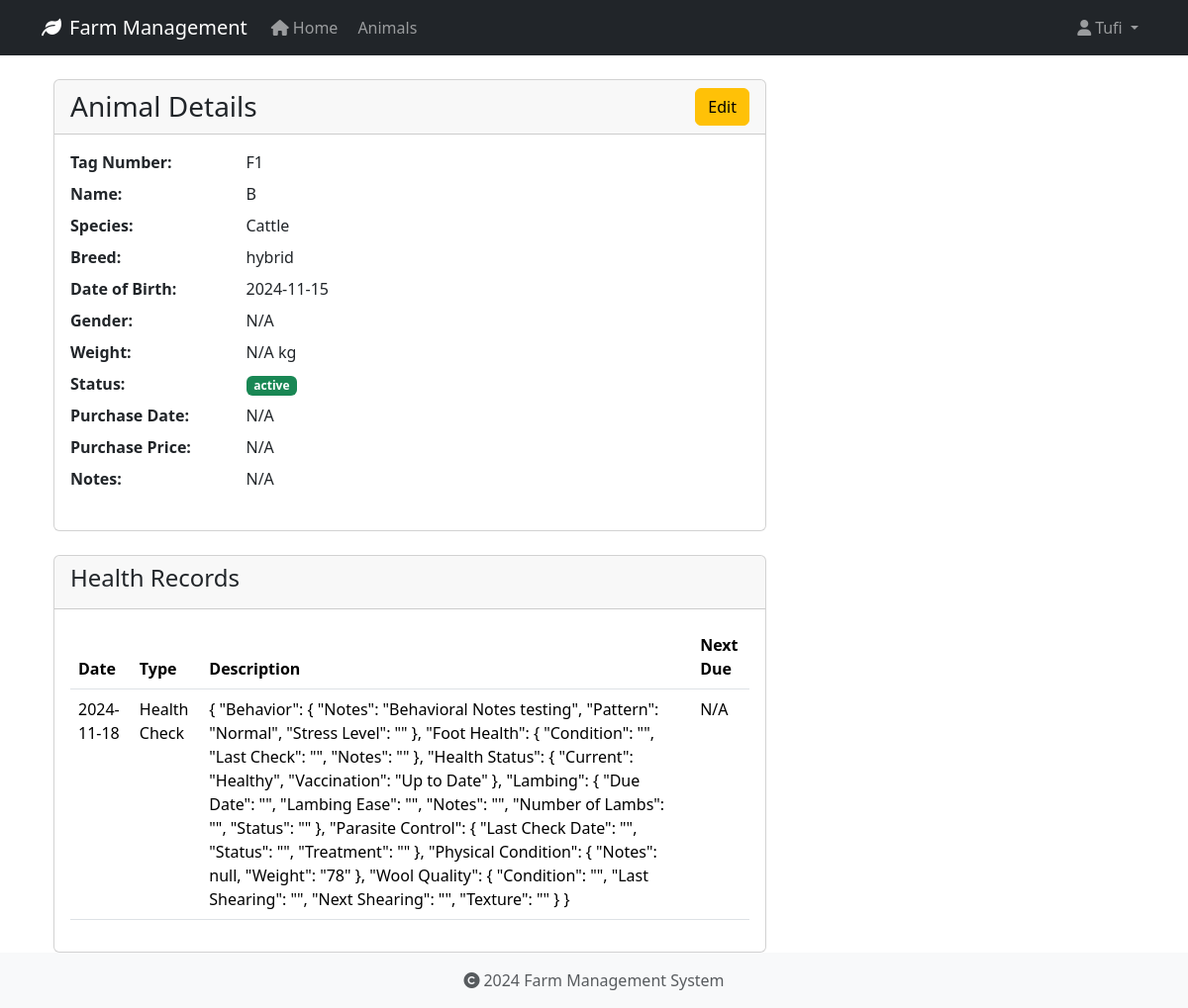
The app's page /animals/3 (signed in), older data.
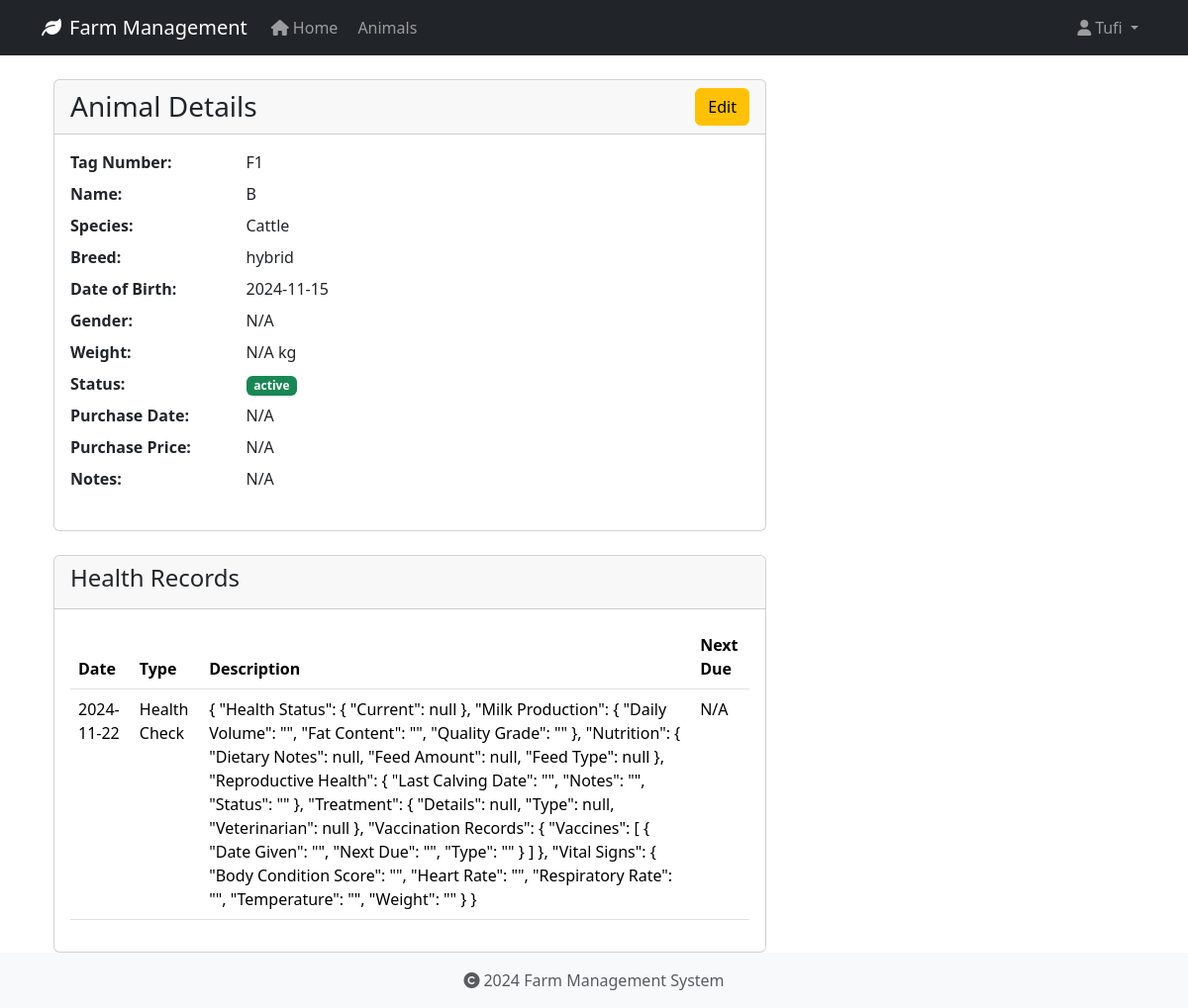
The same page, newer data.
### app/models/user.py (models this page shows, shortened)
class User(UserMixin, db.Model):
    id = db.Column(db.Integer, primary_key=True)
    username = db.Column(db.String(80), unique=True, nullable=False)
    email = db.Column(db.String(120), unique=True, nullable=False)
    password_hash = db.Column(db.String(128))
    role = db.Column(db.String(20), default='user')
    created_at = db.Column(db.DateTime, default=datetime.utcnow)
    last_login = db.Column(db.DateTime)
    is_active = db.Column(db.Boolean, default=True)
    first_name = db.Column(db.String(50))
    last_name = db.Column(db.String(50))
    reset_token = db.Column(db.String(100), unique=True)  # Store password reset token
    reset_token_expiration = db.Column(db.DateTime)       # Store token expiration time

### app/models/animal.py (models this page shows, shortened)
class Animal(db.Model):
    id = db.Column(db.Integer, primary_key=True)
    tag_number = db.Column(db.String(50), unique=True, nullable=False, index=True)
    name = db.Column(db.String(100), nullable=True)  # Explicitly mark as nullable
    species = db.Column(db.String(50), nullable=False, index=True)
    breed = db.Column(db.String(50), nullable=True)
    date_of_birth = db.Column(db.Date, nullable=True)
    gender = db.Column(db.String(20), nullable=True)
    weight = db.Column(db.Float, nullable=True)
    status = db.Column(db.String(20), default='active', nullable=False)
    purchase_date = db.Column(db.Date, nullable=True)
    purchase_price = db.Column(db.Float, nullable=True)
    notes = db.Column(db.Text, nullable=True)
    created_at = db.Column(db.DateTime, default=datetime.utcnow, nullable=False)
    updated_at = db.Column(db.DateTime, default=datetime.utcnow, onupdate=datetime.utcnow, nullable=False)
    wool_type = db.Column(db.String(50), nullable=True)
    last_shearing = db.Column(db.Date, nullable=True)
    fleece_weight = db.Column(db.Float, nullable=True)
    wool_grade = db.Column(db.String(20), nullable=True)
    lambing_status = db.Column(db.String(50), nullable=True)
    lambing_date = db.Column(db.Date, nullable=True)
    milk_production = db.Column(db.Float, nullable=True)
    last_milking = db.Column(db.Date, nullable=True)  # Changed from DateTime to Date
    milk_quality = db.Column(db.String(20), nullable=True)
    calving_status = db.Column(db.String(50), nullable=True)
    calving_date = db.Column(db.Date, nullable=True)
    milk_fat_content = db.Column(db.Float, nullable=True)
    egg_production = db.Column(db.Integer, nullable=True)
    egg_color = db.Column(db.String(20), nullable=True)
    comb_type = db.Column(db.String(20), nullable=True)
    laying_status = db.Column(db.String(20), nullable=True)
    last_laying_date = db.Column(db.Date, nullable=True)
    egg_size = db.Column(db.String(20), nullable=True)
    category = db.Column(db.String(50), nullable=True)
    special_needs = db.Column(db.Text, nullable=True)
    diet_requirements = db.Column(db.Text, nullable=True)
    habitat = db.Column(db.String(100), nullable=True)
    health_records = db.relationship('HealthRecord', backref='animal', lazy=True, cascade='all, delete-orphan')

class HealthRecord(db.Model):
    id = db.Column(db.Integer, primary_key=True)
    animal_id = db.Column(db.Integer, db.ForeignKey('animal.id', ondelete='CASCADE'), nullable=False)
    record_type = db.Column(db.String(50), nullable=False)  # Made nullable=False
    date = db.Column(db.Date, nullable=False)
    description = db.Column(db.Text, nullable=True)
    treatment = db.Column(db.Text, nullable=True)
    cost = db.Column(db.Float, nullable=True)
    next_due_date = db.Column(db.Date, nullable=True)
    created_at = db.Column(db.DateTime, default=datetime.utcnow, nullable=False)
    created_by_id = db.Column(db.Integer, db.ForeignKey('user.id', ondelete='SET NULL'), nullable=True)

### app/routes/animals.py (the view)
@bp.route('/<int:id>')
@login_required
def view(id):
    animal = Animal.query.get_or_404(id)
    return render_template('animals/view.html', animal=animal)

### app/models/user.py (called while the page is built)
@login_manager.user_loader
def load_user(user_id):
    return User.query.get(int(user_id))

### app/templates/animals/view.html (shortened to what this page needs)
{% extends "base.html" %}
{% block content %}
<div class="container">
    <div class="row">
        <div class="col-md-8">
            <div class="card">
                <div class="card-header">
                    <div class="d-flex justify-content-between align-items-center">
                        <h3 class="card-title mb-0">Animal Details</h3>
                        <a href="{{ url_for('animals.edit', id=animal.id) }}" class="btn btn-warning">Edit</a>
                    </div>
                </div>
                <div class="card-body">
                    <dl class="row">
                        <dt class="col-sm-3">Tag Number:</dt>
                        <dd class="col-sm-9">{{ animal.tag_number }}</dd>
                        <dt class="col-sm-3">Name:</dt>
                        <dd class="col-sm-9">{{ animal.name or 'N/A' }}</dd>
                        <dt class="col-sm-3">Species:</dt>
                        <dd class="col-sm-9">{{ animal.species }}</dd>
                        <dt class="col-sm-3">Breed:</dt>
                        <dd class="col-sm-9">{{ animal.breed or 'N/A' }}</dd>
                        <dt class="col-sm-3">Date of Birth:</dt>
                        <dd class="col-sm-9">{{ animal.date_of_birth.strftime('%Y-%m-%d') if animal.date_of_birth else 'N/A' }}</dd>
                        <dt class="col-sm-3">Gender:</dt>
                        <dd class="col-sm-9">{{ animal.gender or 'N/A' }}</dd>
                        <dt class="col-sm-3">Weight:</dt>
                        <dd class="col-sm-9">{{ animal.weight|round(2) if animal.weight else 'N/A' }} kg</dd>
                        <dt class="col-sm-3">Status:</dt>
                        <dd class="col-sm-9">
                            <span class="badge {% if animal.status == 'active' %}bg-success{% else %}bg-secondary{% endif %}">
                                {{ animal.status }}
                            </span>
                        </dd>
                        <dt class="col-sm-3">Purchase Date:</dt>
                        <dd class="col-sm-9">{{ animal.purchase_date.strftime('%Y-%m-%d') if animal.purchase_date else 'N/A' }}</dd>
                        <dt class="col-sm-3">Purchase Price:</dt>
                        <dd class="col-sm-9">{{ animal.purchase_price|round(2) if animal.purchase_price else 'N/A' }}</dd>
                        <dt class="col-sm-3">Notes:</dt>
                        <dd class="col-sm-9">{{ animal.notes or 'N/A' }}</dd>
                    </dl>
                </div>
            </div>
            <div class="card mt-4">
                <div class="card-header">
                    <h4>Health Records</h4>
                </div>
                <div class="card-body">
                    {% if animal.health_records %}
                        <table class="table">
                            <thead>
                                <tr>
                                    <th>Date</th>
                                    <th>Type</th>
                                    <th>Description</th>
                                    <th>Next Due</th>
                                </tr>
                            </thead>
                            <tbody>
                                {% for record in animal.health_records %}
                                <tr>
                                    <td>{{ record.date.strftime('%Y-%m-%d') }}</td>
                                    <td>{{ record.record_type }}</td>
                                    <td>{{ record.description }}</td>
                                    <td>{{ record.next_due_date.strftime('%Y-%m-%d') if record.next_due_date else 'N/A' }}</td>
                                </tr>
                                {% endfor %}
                            </tbody>
                        </table>
                    {% else %}
                        <p>No health records found.</p>
                    {% endif %}
                </div>
            </div>
        </div>
    </div>
</div>
{% endblock %}

### app/templates/base.html (shortened to what this page needs)
<!DOCTYPE html>
<html lang="en">
<head>
    <link rel="stylesheet" href="https://cdn.jsdelivr.net/npm/bootstrap@5.3.2/dist/css/bootstrap.min.css">
    <link rel="stylesheet" href="https://cdnjs.cloudflare.com/ajax/libs/font-awesome/6.0.0/css/all.min.css">
    <link rel="stylesheet" href="{{ url_for('static', filename='css/main.css') }}">
</head>
<body>
    <nav class="navbar navbar-expand-lg navbar-dark bg-dark">
        <div class="container">
            <a class="navbar-brand" href="{{ url_for('main.index') }}">
                <i class="fas fa-leaf me-2"></i>Farm Management
            </a>
            <div class="collapse navbar-collapse" id="navbarNav">
                <ul class="navbar-nav">
                    <li class="nav-item">
                        <a class="nav-link" href="{{ url_for('main.index') }}">
                            <i class="fas fa-home me-1"></i>Home
                        </a>
                    </li>
                    <li class="nav-item">
                        <a class="nav-link" href="{{ url_for('animals.index') }}">
                            Animals
                        </a>
                    </li>
                </ul>
                <ul class="navbar-nav ms-auto">
                    {% if current_user.is_authenticated %}
                        <li class="nav-item dropdown">
                            <a class="nav-link dropdown-toggle" href="#" id="userDropdown" role="button" data-bs-toggle="dropdown">
                                <i class="fas fa-user me-1"></i>{{ current_user.username }}
                            </a>
                        </li>
                    {% endif %}
                </ul>
            </div>
        </div>
    </nav>
    <main class="container mt-4">
        {% block content %}
        {% endblock %}
    </main>
    <footer class="footer mt-auto py-3 bg-light">
        <div class="container text-center">
            <span class="text-muted">
                <i class="fas fa-copyright me-1"></i>2024 Farm Management System
            </span>
        </div>
    </footer>
</body>
</html>

### app/static/css/main.css (style rules this page uses)
body { min-height: 100vh; display: flex; flex-direction: column; }
main { flex: 1 0 auto; }
.footer { flex-shrink: 0; }

Row changes from the older to the newer data that the page shows:
removed HealthRecord: date "2024-11-18", record_type "Health Check", description "{ \"Behavior\": { \"Notes\": \"Behavioral Notes testing\", \"Pattern\": \"Normal\", \"Stress Level\": \"\" }, \"Foot Health\": { \"Condition\": \"\", \"Last Check\": \"\", \"Notes\": \"\" }, \"Health Status\": { \"Current\": \"Healthy\", \"Vaccination\": \"Up to Date\" }, \"Lambing\": { \"Due Date\": \"\", \"Lambing Ease\": \"\", \"Notes\": \"\", \"Number of Lambs\": \"\", \"Status\": \"\" }, \"Parasite Control\": { \"Last Check Date\": \"\", \"Status\": \"\", \"Treatment\": \"\" }, \"Physical Condition\": { \"Notes\": null, \"Weight\": \"78\" }, \"Wool Quality\": { \"Condition\": \"\", \"Last Shearing\": \"\", \"Next Shearing\": \"\", \"Texture\": \"\" } }", next_due_date "N/A"
added HealthRecord: date "2024-11-22", record_type "Health Check", description "{ \"Health Status\": { \"Current\": null }, \"Milk Production\": { \"Daily Volume\": \"\", \"Fat Content\": \"\", \"Quality Grade\": \"\" }, \"Nutrition\": { \"Dietary Notes\": null, \"Feed Amount\": null, \"Feed Type\": null }, \"Reproductive Health\": { \"Last Calving Date\": \"\", \"Notes\": \"\", \"Status\": \"\" }, \"Treatment\": { \"Details\": null, \"Type\": null, \"Veterinarian\": null }, \"Vaccination Records\": { \"Vaccines\": [ { \"Date Given\": \"\", \"Next Due\": \"\", \"Type\": \"\" } ] }, \"Vital Signs\": { \"Body Condition Score\": \"\", \"Heart Rate\": \"\", \"Respiratory Rate\": \"\", \"Temperature\": \"\", \"Weight\": \"\" } }", next_due_date "N/A"
